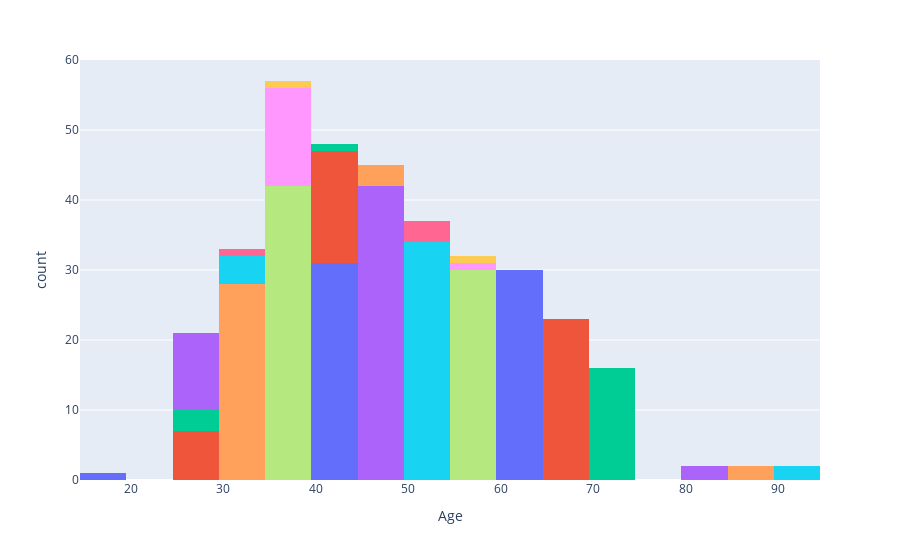

The notebook cell saved with this chart:
### Code cell
fig = px.histogram(data_frame=data, x='Age', color='Age')
fig.update_layout(showlegend=False)

fig.show()

### Figure 1 — Plotly figure (JSON) as saved in the notebook; plotly's stock layout.template omitted (floating-point values rounded to 4 significant figures)
{"data": [{"alignmentgroup": "True", "bingroup": "x", "hovertemplate": "Age=%{x}<br>count=%{y}<extra></extra>", "legendgroup": "19", "marker": {"color": "#636efa", "pattern": {"shape": ""}}, "name": "19", "offsetgroup": "19", "orientation": "v", "showlegend": true, "type": "histogram", "x": [19], "xaxis": "x", "yaxis": "y"}, {"alignmentgroup": "True", "bingroup": "x", "hovertemplate": "Age=%{x}<br>count=%{y}<extra></extra>", "legendgroup": "25", "marker": {"color": "#EF553B", "pattern": {"shape": ""}}, "name": "25", "offsetgroup": "25", "orientation": "v", "showlegend": true, "type": "histogram", "x": [25, 25, 25, 25, 25, 25, 25], "xaxis": "x", "yaxis": "y"}, {"alignmentgroup": "True", "bingroup": "x", "hovertemplate": "Age=%{x}<br>count=%{y}<extra></extra>", "legendgroup": "28", "marker": {"color": "#00cc96", "pattern": {"shape": ""}}, "name": "28", "offsetgroup": "28", "orientation": "v", "showlegend": true, "type": "histogram", "x": [28, 28, 28], "xaxis": "x", "yaxis": "y"}, {"alignmentgroup": "True", "bingroup": "x", "hovertemplate": "Age=%{x}<br>count=%{y}<extra></extra>", "legendgroup": "29", "marker": {"color": "#ab63fa", "pattern": {"shape": ""}}, "name": "29", "offsetgroup": "29", "orientation": "v", "showlegend": true, "type": "histogram", "x": [29, 29, 29, 29, 29, 29, 29, 29, 29, 29, 29], "xaxis": "x", "yaxis": "y"}, {"alignmentgroup": "True", "bingroup": "x", "hovertemplate": "Age=%{x}<br>count=%{y}<extra></extra>", "legendgroup": "30", "marker": {"color": "#FFA15A", "pattern": {"shape": ""}}, "name": "30", "offsetgroup": "30", "orientation": "v", "showlegend": true, "type": "histogram", "x": [30, 30, 30, 30, 30, 30, 30, 30, 30, 30, 30, 30, 30, 30, 30, 30, 30, 30, 30, 30, 30, 30, 30, 30, 30, 30, 30, 30], "xaxis": "x", "yaxis": "y"}, {"alignmentgroup": "True", "bingroup": "x", "hovertemplate": "Age=%{x}<br>count=%{y}<extra></extra>", "legendgroup": "31", "marker": {"color": "#19d3f3", "pattern": {"shape": ""}}, "name": "31", "offsetgroup": "31", "orientation": "v", "showlegend": true, "type": "histogram", "x": [31, 31, 31, 31], "xaxis": "x", "yaxis": "y"}, {"alignmentgroup": "True", "bingroup": "x", "hovertemplate": "Age=%{x}<br>count=%{y}<extra></extra>", "legendgroup": "32", "marker": {"color": "#FF6692", "pattern": {"shape": ""}}, "name": "32", "offsetgroup": "32", "orientation": "v", "showlegend": true, "type": "histogram", "x": [32], "xaxis": "x", "yaxis": "y"}, {"alignmentgroup": "True", "bingroup": "x", "hovertemplate": "Age=%{x}<br>count=%{y}<extra></extra>", "legendgroup": "35", "marker": {"color": "#B6E880", "pattern": {"shape": ""}}, "name": "35", "offsetgroup": "35", "orientation": "v", "showlegend": true, "type": "histogram", "x": [35, 35, 35, 35, 35, 35, 35, 35, 35, 35, 35, 35, 35, 35, 35, 35, 35, 35, 35, 35, 35, 35, 35, 35, 35, 35, 35, 35, 35, 35, 35, 35, 35, 35, 35, 35, 35, 35, 35, 35, 35, 35], "xaxis": "x", "yaxis": "y"}, {"alignmentgroup": "True", "bingroup": "x", "hovertemplate": "Age=%{x}<br>count=%{y}<extra></extra>", "legendgroup": "38", "marker": {"color": "#FF97FF", "pattern": {"shape": ""}}, "name": "38", "offsetgroup": "38", "orientation": "v", "showlegend": true, "type": "histogram", "x": [38, 38, 38, 38, 38, 38, 38, 38, 38, 38, 38, 38, 38, 38], "xaxis": "x", "yaxis": "y"}, {"alignmentgroup": "True", "bingroup": "x", "hovertemplate": "Age=%{x}<br>count=%{y}<extra></extra>", "legendgroup": "39", "marker": {"color": "#FECB52", "pattern": {"shape": ""}}, "name": "39", "offsetgroup": "39", "orientation": "v", "showlegend": true, "type": "histogram", "x": [39], "xaxis": "x", "yaxis": "y"}, {"alignmentgroup": "True", "bingroup": "x", "hovertemplate": "Age=%{x}<br>count=%{y}<extra></extra>", "legendgroup": "40", "marker": {"color": "#636efa", "pattern": {"shape": ""}}, "name": "40", "offsetgroup": "40", "orientation": "v", "showlegend": true, "type": "histogram", "x": [40, 40, 40, 40, 40, 40, 40, 40, 40, 40, 40, 40, 40, 40, 40, 40, 40, 40, 40, 40, 40, 40, 40, 40, 40, 40, 40, 40, 40, 40, 40], "xaxis": "x", "yaxis": "y"}, {"alignmentgroup": "True", "bingroup": "x", "hovertemplate": "Age=%{x}<br>count=%{y}<extra></extra>", "legendgroup": "42", "marker": {"color": "#EF553B", "pattern": {"shape": ""}}, "name": "42", "offsetgroup": "42", "orientation": "v", "showlegend": true, "type": "histogram", "x": [42, 42, 42, 42, 42, 42, 42, 42, 42, 42, 42, 42, 42, 42, 42, 42], "xaxis": "x", "yaxis": "y"}, {"alignmentgroup": "True", "bingroup": "x", "hovertemplate": "Age=%{x}<br>count=%{y}<extra></extra>", "legendgroup": "43", "marker": {"color": "#00cc96", "pattern": {"shape": ""}}, "name": "43", "offsetgroup": "43", "orientation": "v", "showlegend": true, "type": "histogram", "x": [43], "xaxis": "x", "yaxis": "y"}, {"alignmentgroup": "True", "bingroup": "x", "hovertemplate": "Age=%{x}<br>count=%{y}<extra></extra>", "legendgroup": "45", "marker": {"color": "#ab63fa", "pattern": {"shape": ""}}, "name": "45", "offsetgroup": "45", "orientation": "v", "showlegend": true, "type": "histogram", "x": [45, 45, 45, 45, 45, 45, 45, 45, 45, 45, 45, 45, 45, 45, 45, 45, 45, 45, 45, 45, 45, 45, 45, 45, 45, 45, 45, 45, 45, 45, 45, 45, 45, 45, 45, 45, 45, 45, 45, 45, 45, 45], "xaxis": "x", "yaxis": "y"}, {"alignmentgroup": "True", "bingroup": "x", "hovertemplate": "Age=%{x}<br>count=%{y}<extra></extra>", "legendgroup": "48", "marker": {"color": "#FFA15A", "pattern": {"shape": ""}}, "name": "48", "offsetgroup": "48", "orientation": "v", "showlegend": true, "type": "histogram", "x": [48, 48, 48], "xaxis": "x", "yaxis": "y"}, {"alignmentgroup": "True", "bingroup": "x", "hovertemplate": "Age=%{x}<br>count=%{y}<extra></extra>", "legendgroup": "50", "marker": {"color": "#19d3f3", "pattern": {"shape": ""}}, "name": "50", "offsetgroup": "50", "orientation": "v", "showlegend": true, "type": "histogram", "x": [50, 50, 50, 50, 50, 50, 50, 50, 50, 50, 50, 50, 50, 50, 50, 50, 50, 50, 50, 50, 50, 50, 50, 50, 50, 50, 50, 50, 50, 50, 50, 50, 50, 50], "xaxis": "x", "yaxis": "y"}, {"alignmentgroup": "True", "bingroup": "x", "hovertemplate": "Age=%{x}<br>count=%{y}<extra></extra>", "legendgroup": "52", "marker": {"color": "#FF6692", "pattern": {"shape": ""}}, "name": "52", "offsetgroup": "52", "orientation": "v", "showlegend": true, "type": "histogram", "x": [52, 52, 52], "xaxis": "x", "yaxis": "y"}, {"alignmentgroup": "True", "bingroup": "x", "hovertemplate": "Age=%{x}<br>count=%{y}<extra></extra>", "legendgroup": "55", "marker": {"color": "#B6E880", "pattern": {"shape": ""}}, "name": "55", "offsetgroup": "55", "orientation": "v", "showlegend": true, "type": "histogram", "x": [55, 55, 55, 55, 55, 55, 55, 55, 55, 55, 55, 55, 55, 55, 55, 55, 55, 55, 55, 55, 55, 55, 55, 55, 55, 55, 55, 55, 55, 55], "xaxis": "x", "yaxis": "y"}, {"alignmentgroup": "True", "bingroup": "x", "hovertemplate": "Age=%{x}<br>count=%{y}<extra></extra>", "legendgroup": "56", "marker": {"color": "#FF97FF", "pattern": {"shape": ""}}, "name": "56", "offsetgroup": "56", "orientation": "v", "showlegend": true, "type": "histogram", "x": [56], "xaxis": "x", "yaxis": "y"}, {"alignmentgroup": "True", "bingroup": "x", "hovertemplate": "Age=%{x}<br>count=%{y}<extra></extra>", "legendgroup": "57", "marker": {"color": "#FECB52", "pattern": {"shape": ""}}, "name": "57", "offsetgroup": "57", "orientation": "v", "showlegend": true, "type": "histogram", "x": [57], "xaxis": "x", "yaxis": "y"}, {"alignmentgroup": "True", "bingroup": "x", "hovertemplate": "Age=%{x}<br>count=%{y}<extra></extra>", "legendgroup": "60", "marker": {"color": "#636efa", "pattern": {"shape": ""}}, "name": "60", "offsetgroup": "60", "orientation": "v", "showlegend": true, "type": "histogram", "x": [60, 60, 60, 60, 60, 60, 60, 60, 60, 60, 60, 60, 60, 60, 60, 60, 60, 60, 60, 60, 60, 60, 60, 60, 60, 60, 60, 60, 60, 60], "xaxis": "x", "yaxis": "y"}, {"alignmentgroup": "True", "bingroup": "x", "hovertemplate": "Age=%{x}<br>count=%{y}<extra></extra>", "legendgroup": "65", "marker": {"color": "#EF553B", "pattern": {"shape": ""}}, "name": "65", "offsetgroup": "65", "orientation": "v", "showlegend": true, "type": "histogram", "x": [65, 65, 65, 65, 65, 65, 65, 65, 65, 65, 65, 65, 65, 65, 65, 65, 65, 65, 65, 65, 65, 65, 65], "xaxis": "x", "yaxis": "y"}, {"alignmentgroup": "True", "bingroup": "x", "hovertemplate": "Age=%{x}<br>count=%{y}<extra></extra>", "legendgroup": "70", "marker": {"color": "#00cc96", "pattern": {"shape": ""}}, "name": "70", "offsetgroup": "70", "orientation": "v", "showlegend": true, "type": "histogram", "x": [70, 70, 70, 70, 70, 70, 70, 70, 70, 70, 70, 70, 70, 70, 70, 70], "xaxis": "x", "yaxis": "y"}, {"alignmentgroup": "True", "bingroup": "x", "hovertemplate": "Age=%{x}<br>count=%{y}<extra></extra>", "legendgroup": "80", "marker": {"color": "#ab63fa", "pattern": {"shape": ""}}, "name": "80", "offsetgroup": "80", "orientation": "v", "showlegend": true, "type": "histogram", "x": [80, 80], "xaxis": "x", "yaxis": "y"}, {"alignmentgroup": "True", "bingroup": "x", "hovertemplate": "Age=%{x}<br>count=%{y}<extra></extra>", "legendgroup": "85", "marker": {"color": "#FFA15A", "pattern": {"shape": ""}}, "name": "85", "offsetgroup": "85", "orientation": "v", "showlegend": true, "type": "histogram", "x": [85, 85], "xaxis": "x", "yaxis": "y"}, {"alignmentgroup": "True", "bingroup": "x", "hovertemplate": "Age=%{x}<br>count=%{y}<extra></extra>", "legendgroup": "90", "marker": {"color": "#19d3f3", "pattern": {"shape": ""}}, "name": "90", "offsetgroup": "90", "orientation": "v", "showlegend": true, "type": "histogram", "x": [90, 90], "xaxis": "x", "yaxis": "y"}], "layout": {"barmode": "relative", "legend": {"title": {"text": "Age"}, "tracegroupgap": 0}, "margin": {"t": 60}, "showlegend": false, "xaxis": {"anchor": "y", "categoryarray": [19, 25, 28, 29, 30, 31, 32, 35, 38, 39, 40, 42, 43, 45, 48, 50, 52, 55, 56, 57, 60, 65, 70, 80, 85, 90], "categoryorder": "array", "domain": [0, 1], "title": {"text": "Age"}}, "yaxis": {"anchor": "x", "domain": [0, 1], "title": {"text": "count"}}}}
